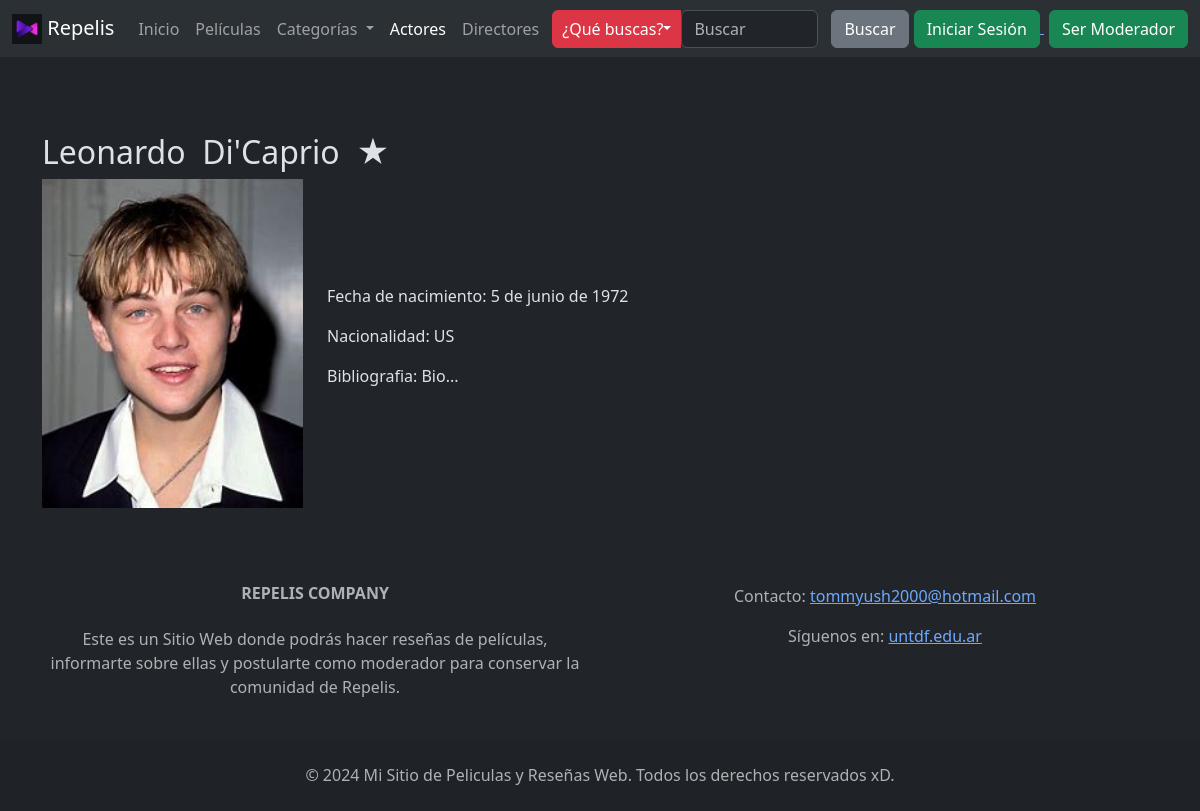
Page /actores/1/ on the committed database.
### fuente/models.py (models this page shows, shortened)
class Artista(models.Model):
    fecha_de_creacion = models.DateTimeField(auto_now_add=True,null=False,blank=False)
    fotografia = models.ImageField(upload_to='artista/', null=True, blank=True)
    nombre = models.CharField(max_length=75,null=False,blank=False)
    apellido = models.CharField(max_length=75,null=False,blank=False)
    fecha_nacimiento = models.DateField(null=False,blank=False)
    nacionalidad = CountryField(blank_label='(selecciona un país)', null=False, blank=False)
    bibliografia = models.TextField(max_length=700,null=False,blank=True)
    tipo_de_Artista = models.CharField(max_length=10, choices=TIPODEARTISTA, null=False, blank=False, default="ACTOR")

### fuente/views.py (the view, shortened to what this page needs)
# urls.py: path('actores/<int:artista_id>/', ViewArtista.as_view(), name='ver_actor'),
class ViewArtista(DetailView):
    model = Artista
    template_name = 'mostarArtistaindividual.html'
    context_object_name = 'artista'
    pk_url_kwarg = 'artista_id'

### fuente/context_processors.py (called while the page is built)
def navbar(request):
    def add_active(link):
        copy = link.copy()
        if copy["href"] == "/":
            copy["active"] = request.path == "/"
        else:
            copy["active"] = request.path.startswith(copy.get("href", ""))
        return copy
    return {"links": map(add_active, links)}

def categorias_base_dinamico(request):
    return {'categorias': Categoria.objects.all()}

### template/mostarArtistaindividual.html
{% extends "base.html" %}
{% load static %}
{% block body %}
<link rel="stylesheet" href="{% static 'css/mostrarPelicula.css' %}">
<div class="container" style="margin-top: 2cm;">
    <h2>{{ artista.nombre }}&nbsp; {{ artista.apellido }} &nbsp;{{ artista.rank }}&starf;</h2>
    <div class="row align-items-center">
        <div class="col-lg-3 text-center">
                {% if  artista.fotografia  %}
                    <img src="{{ artista.fotografia.url }}" alt="{{ artista.nombre }}&nbsp;{{ artista.apellido }}" class="img-fluid">
                {% endif %}
        </div>
        <div class="col-lg-6">
            <p>
                Fecha de nacimiento: {{ artista.fecha_nacimiento }}
            </p>
            <p>
                Nacionalidad: {{artista.nacionalidad}}
            </p>
            <p>
                Bibliografia: {{artista.bibliografia}}
            </p>
        </div>
    </div>
</div>
{% endblock %}

### static/css/mostrarPelicula.css (style rules this page uses)
.container { margin-top: 2cm; }
.row.align-items-center { display: flex; align-items: center; }
.img-fluid { width: 100%; max-width: 300px; height: auto; }

### rows in the picture
Artista: nombre "Leonardo", apellido "Di'Caprio", fotografia (picture), fecha_nacimiento "5 de junio de 1972", nacionalidad "US", bibliografia "Bio..."

### other values in the picture
{{ link.label }} "Inicio" "Películas" "Actores" "Directores"
{{ link.label }} "Categorías"
